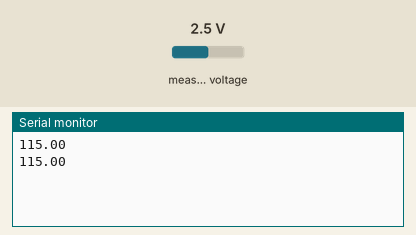
Simulated run of this sketch. Board: Arduino Uno, built with avr-gcc and run on an emulated ATmega328P. On the bench: the last lines printed to the serial monitor. Wiring (inferred from the names in the program): PCF8591 converter at I2C address 0x48. The test bench sets the inputs (shaded band); at power-on: measured voltage 2.5 V.

Above: at 1.8 s.
1.9 s: measured voltage set to 0.1 V
At 2.8 s:
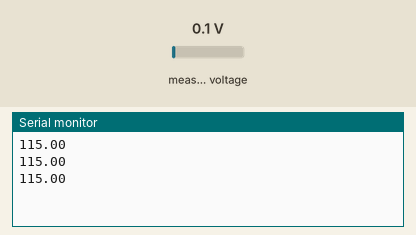
3.4 s: measured voltage set to 1.2 V
At 4.8 s:
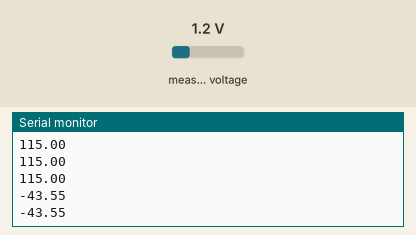
Timing chart, 0 to 6.4 s (numbered marks = the images above; inputs shaded):
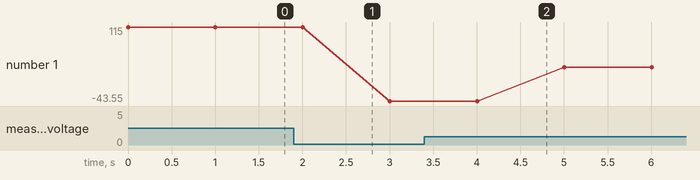

Measured:
- plotted number 1: 115 → -43.55 after the input at 1.9 s, -43.55 → 28.63 after the input at 3.4 s

The sketch:

15_I2C_PCF8591_TMP36.ino
```cpp
#include "Wire.h"
#define PCF8591 (0x90 >> 1)
#define ADC_CHANNEL0   0x00

void setup() {
   Wire.begin();
   Serial.begin(9600);
}

void loop() {
  byte signalLevel;
  float voltage, temperature;

  Wire.beginTransmission(PCF8591);
  Wire.write(ADC_CHANNEL0);
  Wire.endTransmission();

  Wire.requestFrom(PCF8591, 1);
  signalLevel = Wire.read();

  voltage = signalLevel * 3.3/256.0;
  temperature = 100*voltage-50;
  Serial.println( temperature );
  delay(1000);
}
```
